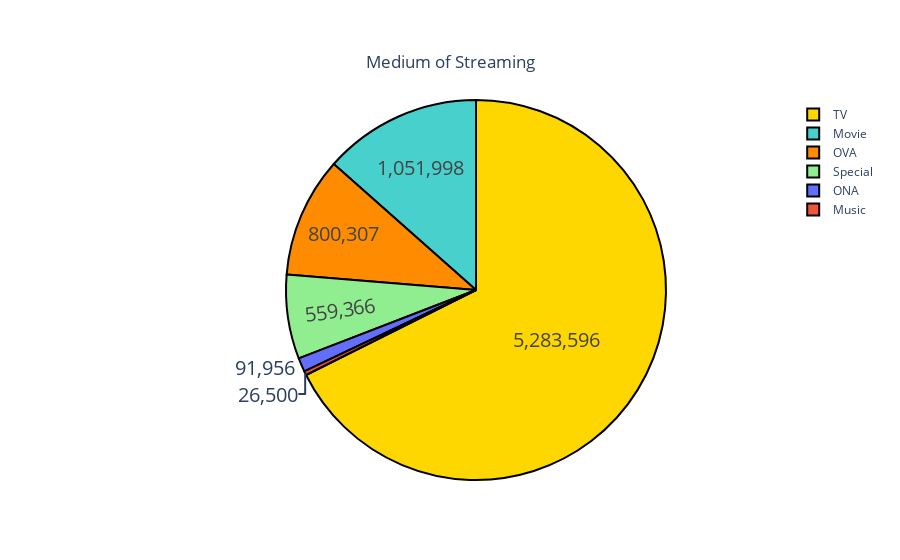

Notebook code for this chart:
### Markdown cell above
### Finding where the popular anime are coming from

### Code cell
## https://plotly.com/python/pie-charts/

import plotly.graph_objects as go

labels = anime_fulldata['type'].value_counts().index
values = anime_fulldata['type'].value_counts().values

fig.update_traces(hoverinfo='label+percent', textinfo='value', textfont_size=20,
                  marker=dict(colors=colors, line=dict(color='#000000', width=2)))

fig.update_layout(
    title={
        'text': "Medium of Streaming",
        'y':0.9,
        'x':0.5,
        'xanchor': 'center',
        'yanchor': 'top'})

fig.show()

### Figure 1 — Plotly figure (JSON) as saved in the notebook; plotly's stock layout.template omitted (floating-point values rounded to 4 significant figures)
{"data": [{"hoverinfo": "label+percent", "labels": ["TV", "Movie", "OVA", "Special", "ONA", "Music"], "marker": {"colors": ["gold", "mediumturquoise", "darkorange", "lightgreen"], "line": {"color": "#000000", "width": 2}}, "textfont": {"size": 20}, "textinfo": "value", "type": "pie", "values": [5283596, 1051998, 800307, 559366, 91956, 26500]}], "layout": {"title": {"text": "Medium of Streaming", "x": 0.5, "xanchor": "center", "y": 0.9, "yanchor": "top"}}}
